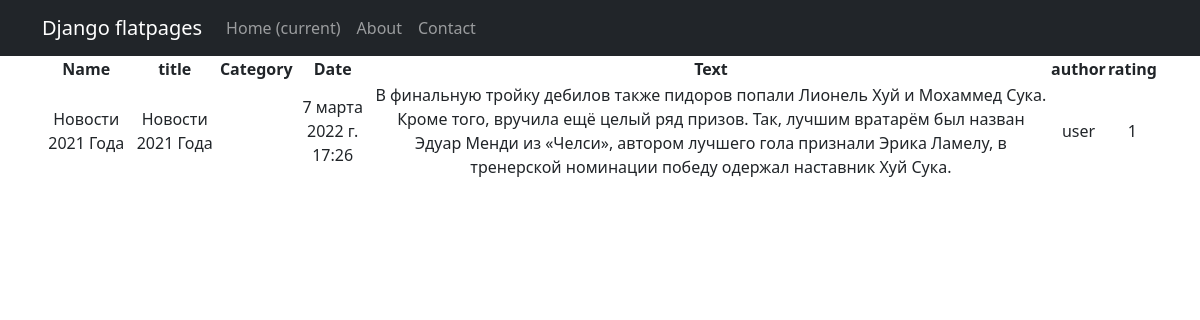
Screenshot of /news/1 with the database file from the repository.
### news/models.py (models this page shows, shortened)
class Post(models.Model):
    name = models.CharField(max_length=200, verbose_name='Название')
    author = models.ForeignKey('Author', on_delete=models.CASCADE, verbose_name='Автор')
    date = models.DateTimeField(verbose_name='Дата')
    category = models.ForeignKey('Category', on_delete=models.CASCADE, verbose_name='Категори')
    text = models.TextField(blank=True, verbose_name='Текст')
    rating = models.IntegerField(default=0, verbose_name='Рейтинг')

class Category(models.Model):
    name = models.CharField(max_length=255, unique=True)

class Author(models.Model):
    user = models.OneToOneField(User, on_delete=models.CASCADE)
    rating = models.IntegerField(default=0)
    def __str__(self):
        return f'{self.user}'

### news/views.py (the view)
# urls.py: path('<int:pk>', (PostDetailView.as_view()), name='post_detail'), #cache_page(100) # pk — это первичный ключ товара, который будет выводиться у нас в шаблон
class PostDetailView(DetailView):
    model = Post
    template_name = 'news/post_detail.html'
    context_object_name = 'post'

### templates/news/post_detail.html (shortened to what this page needs)
{% extends 'flatpages/default.html' %}
{% block content %}
<table>
    <thead>
        <th>
            Name
        </th>
        <th>
            title
        </th>
        <th>
            Category
        </th>
        <th>
            Date
        </th>
        <th>
            Text
        </th>
        <th>
            author
        </th>
        <th>
            rating
        </th>
    </thead>
    <tr>
        <td>
            {{ post.name|title }}
        </td>
        <td>
            {{ post.category.name|title }}
        </td>
        <td>
        </td>
        <td>
            {{ post.date }}
        </td>
        <td>
            {{ post.text }}
        </td>
        <td>
            {{ post.author }}
        </td>
        <td>
            {{ post.rating }}
        </td>
    </tr>
</table>
{% endblock content %}

### rows the page displays
Post: name "Новости 2021 Года", category.name "Новости 2021 Года", date "7 марта 2022 г. 17:26", text "В финальную тройку дебилов также пидоров попали Лионель Хуй и Мохаммед Сука. Кроме того, вручила ещё целый ряд призов. Так, лучшим вратарём был назван Эдуар Менди из «Челси», автором лучшего гола признали Эрика Ламелу, в тренерской номинации победу одержал наставник Хуй Сука.", author "user", rating "1"
